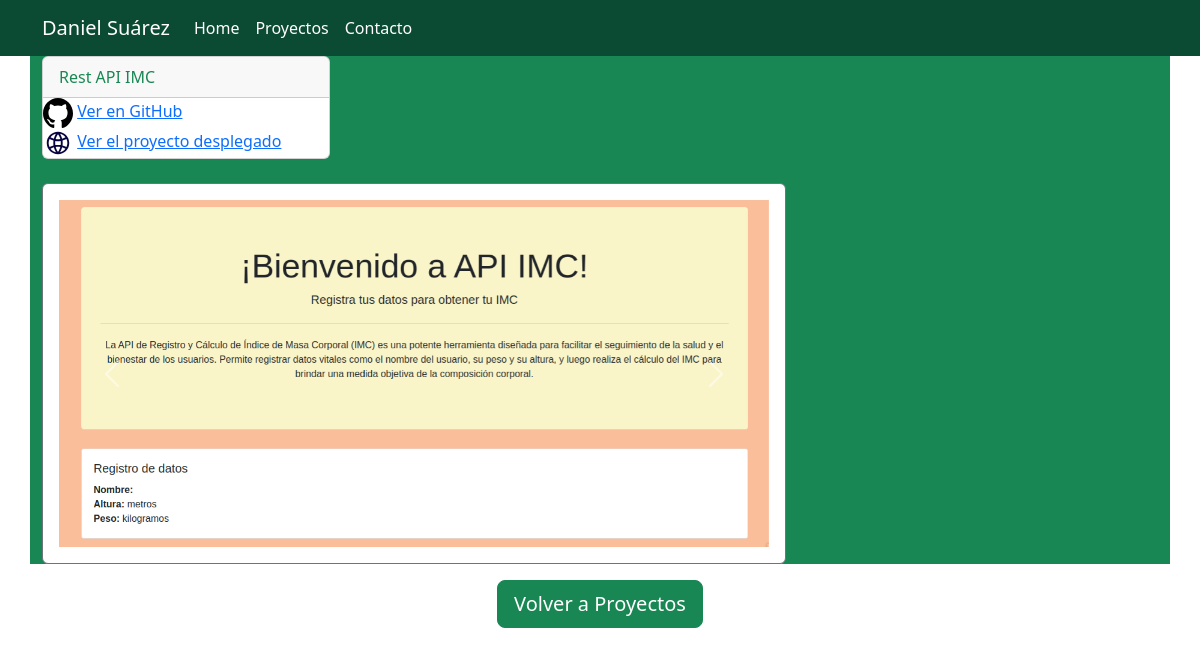
The app's page /project-datails/3 with its own data.
### projects/models.py (models this page shows, shortened)
class Project(models.Model):
    title = models.CharField(max_length=100)
    description = models.TextField()
    github_link = models.URLField(blank=True, null=True)
    project_online = models.URLField(blank=True, null=True)
    youtube_embed = models.TextField(blank=True, null=True)
    MEDIA_CHOICES = [('image', 'Image'), ('video', 'Video')]
    media_type = models.CharField(max_length=20, choices=MEDIA_CHOICES)

class ProjectMedia(models.Model):
    project = models.ForeignKey(Project, related_name='media', on_delete=models.CASCADE, validators=[validate_media_count])
    media_type = models.CharField(max_length=20, choices=Project.MEDIA_CHOICES)
    image = models.ImageField(upload_to='project_images/', blank=True, null=True)
    video_url = models.URLField(blank=True, null=True)

### projects/views.py (the view)
# urls.py: path("project-datails/<int:project_id>", views.project_detail, name = 'project-details'),
def project_detail(request, project_id):
    project = Project.objects.get(pk=project_id)
    media = ProjectMedia.objects.filter(project=project)
    context = {
            'project': project,
            'media': media,
            }
    return render(request, 'projects/project_detail.html', context)

### projects/templates/projects/project_detail.html (shortened to what this page needs)
{% extends 'home/base.html' %}
{% load static %}
{% block content %}
{% if media.0.media_type == 'image' %}
<div class="bg-success container">
<div class="card justify-content-center" style="width: 18rem;">
  <div class="card-header text-success">
    {{ project.title }}
  </div>
  {% if project.github_link %}
    <div>
      <span>
        <img src="{% static 'svg/github.svg' %}" alt="GitHub Icon" width="30" height="30">
      </span>
      <span>
        <a href="{{ project.github_link }}" target="_blank">Ver en GitHub</a>
      </span>
    </div>
  {% endif %}
  {% if project.project_online %}
    <div>
      <span>
        <img src="{% static 'svg/web.svg' %}" alt="GitHub Icon" width="30" height="30">
      </span>
       <span>
        <a href="{{ project.project_online }}" target="_blank">Ver el proyecto desplegado</a>
      </span>
    </div>
  {% endif %}
  </div>
  <div class="bg-successrow justify-content-center">
    <div class="col-lg-8">
      <div class="card border-secondary">
        <div class="card-body">
          <div class="carousel slide" id="carouselExample" data-bs-ride="carousel">
            <div class="carousel-inner">
              {% for media in media %}
                <div class="carousel-item active">
                  <img src="{{ media.image.url }}" class="d-block w-100" alt="..." >
                </div>
              {% endfor %}
            </div>
            <button class="carousel-control-prev" type="button" data-bs-target="#carouselExample" data-bs-slide="prev">
              <span class="carousel-control-prev-icon" aria-hidden="true"></span>
            </button>
            <button class="carousel-control-next" type="button" data-bs-target="#carouselExample" data-bs-slide="next">
              <span class="carousel-control-next-icon" aria-hidden="true"></span>
            </button>
          </div>
        </div>
      </div>
    </div>
  </div>
{% endif %}
</div>
<div class="d-flex justify-content-center mt-3">
  <a href="{% url 'projects' %}" class="btn btn-success btn-lg">Volver a Proyectos</a>
</div>
{% endblock %}

### records on screen
Project: title "Rest API IMC"
ProjectMedia: image (picture)
